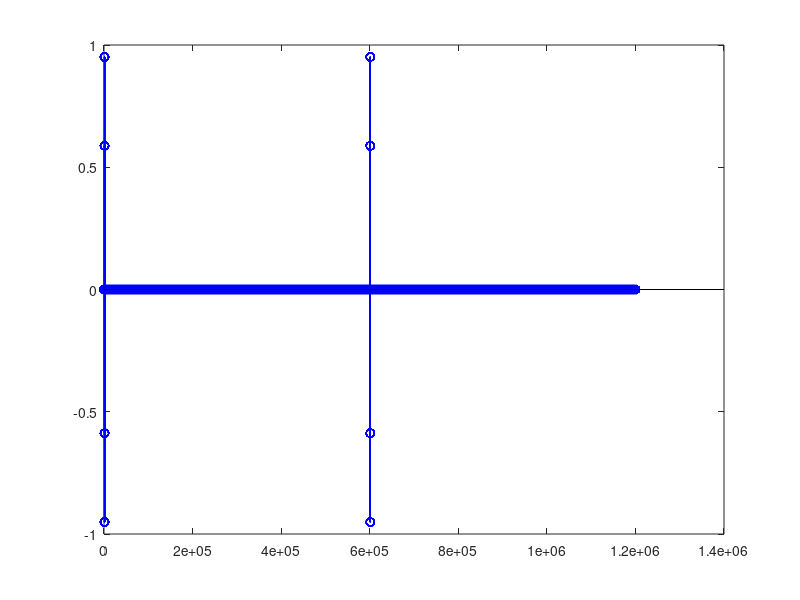

Write the MATLAB code that produced this figure.
close all;
clear all;
clc;

fSCE = 30E+3;
PRT = 2;
PW = 1.3E-3;

fADC = 300E+3;
tADC = 1/fADC;

t = 0:tADC:PW;
y = sin(2*pi*fSCE*t);
y = padarray(y,[0,1E+3],0,'pre');
y = padarray(y,[0,round((PRT-PW)/tADC)-1E+3],0,'post');
y = repmat(y,[1,2]);

% THD = 0.01;
% PRTi = FIND_PRTi(y,THD);

figure(1);
    stem(y,'-b');
%     hold on;
%     line([1,length(y)],[THD,THD],'Color',[1,0,0]);
%     hold off;